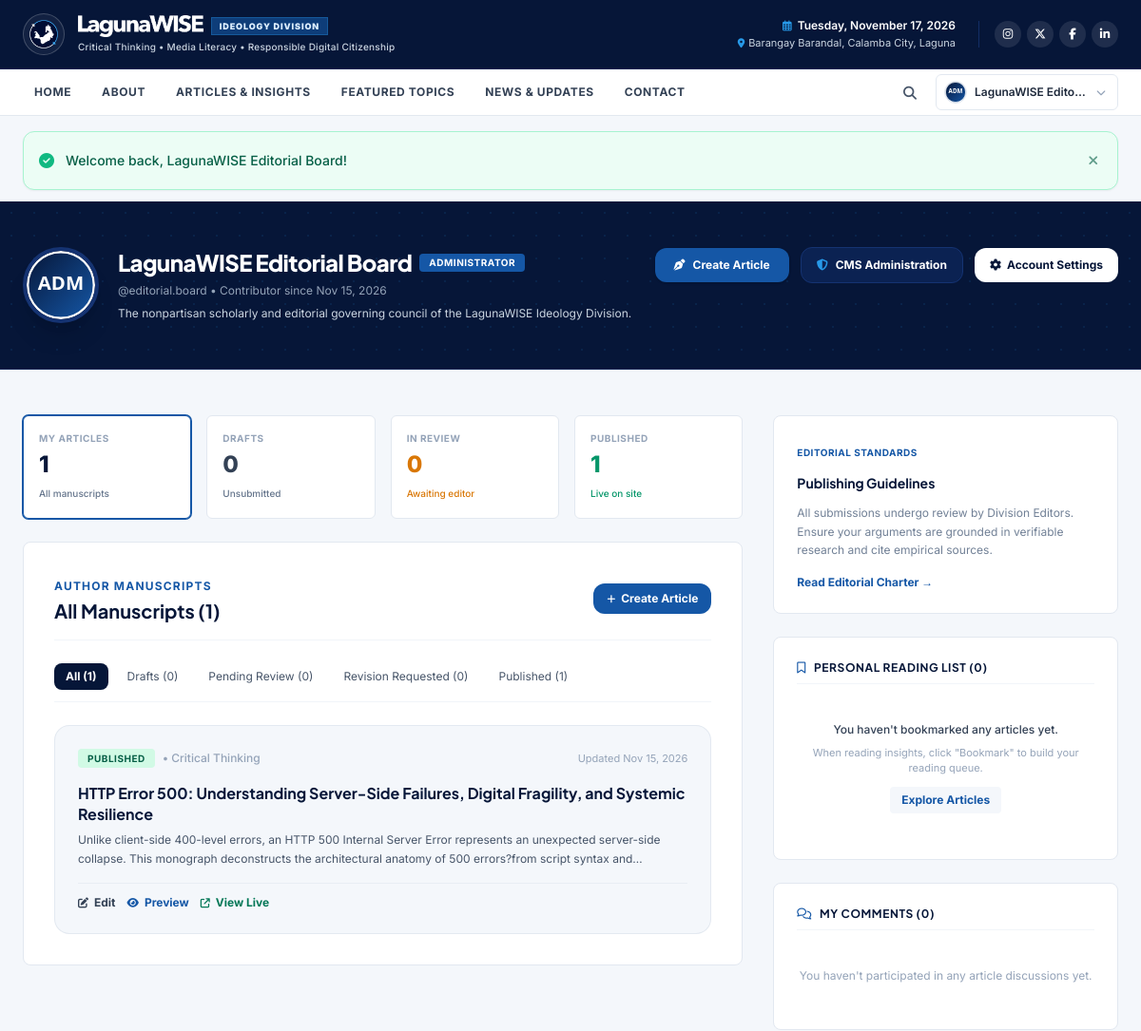
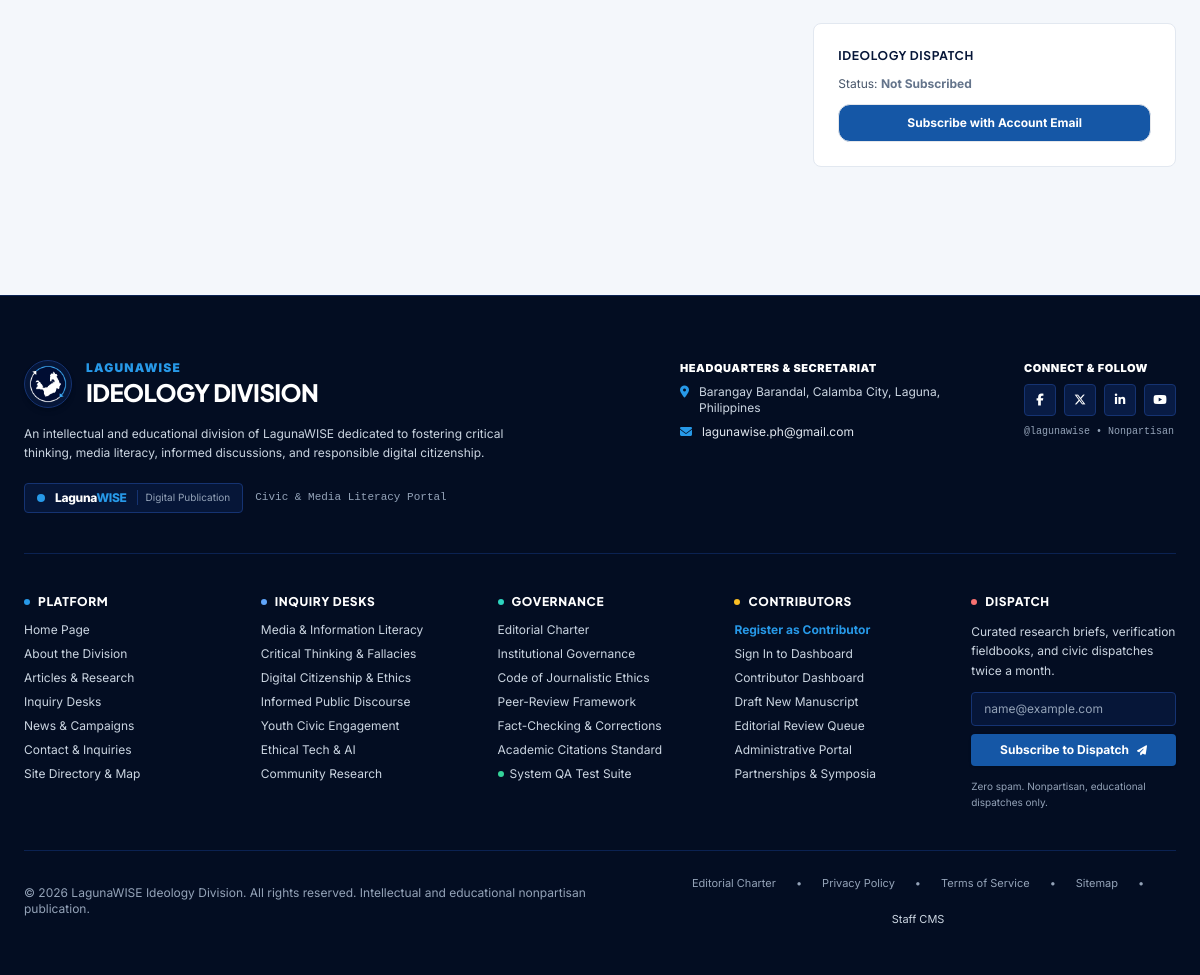
/pages/dashboard.php (signed in), run on the app's committed database (2 pictures, top to bottom).
### tables this page shows
CREATE TABLE `users` (
    `id` INT UNSIGNED AUTO_INCREMENT PRIMARY KEY,
    `name` VARCHAR(100) NOT NULL,
    `username` VARCHAR(50) NOT NULL UNIQUE,
    `email` VARCHAR(150) NOT NULL UNIQUE,
    `password_hash` VARCHAR(255) NOT NULL,
    `bio` TEXT NULL,
    `avatar` VARCHAR(255) NULL DEFAULT 'assets/images/default-avatar.svg',
    `status` ENUM('active', 'inactive', 'suspended') NOT NULL DEFAULT 'active',
    `must_change_password` TINYINT(1) NOT NULL DEFAULT 0,
    `last_login_at` DATETIME NULL,
    `created_at` TIMESTAMP DEFAULT CURRENT_TIMESTAMP,
    `updated_at` TIMESTAMP DEFAULT CURRENT_TIMESTAMP ON UPDATE CURRENT_TIMESTAMP,
    INDEX `idx_users_email` (`email`),
    INDEX `idx_users_username` (`username`),
    INDEX `idx_users_status` (`status`)
);

CREATE TABLE `articles` (
    `id` INT UNSIGNED AUTO_INCREMENT PRIMARY KEY,
    `author_id` INT UNSIGNED NOT NULL,
    `title` VARCHAR(255) NOT NULL,
    `slug` VARCHAR(255) NOT NULL UNIQUE,
    `subtitle` VARCHAR(255) NULL,
    `excerpt` TEXT NOT NULL,
    `content` MEDIUMTEXT NOT NULL,
    `references_sources` TEXT NULL,
    `tags` VARCHAR(255) NULL,
    `cover_image` VARCHAR(255) NULL,
    `reading_time` INT UNSIGNED NOT NULL DEFAULT 5,
    `status` ENUM('draft', 'pending_review', 'revision_requested', 'approved', 'published', 'archived') NOT NULL DEFAULT 'draft',
    `views_count` INT UNSIGNED NOT NULL DEFAULT 0,
    `is_featured` TINYINT(1) NOT NULL DEFAULT 0,
    `published_at` DATETIME NULL,
    `created_at` TIMESTAMP DEFAULT CURRENT_TIMESTAMP,
    `updated_at` TIMESTAMP DEFAULT CURRENT_TIMESTAMP ON UPDATE CURRENT_TIMESTAMP,
    INDEX `idx_articles_author` (`author_id`),
    INDEX `idx_articles_status` (`status`),
    INDEX `idx_articles_published` (`published_at`),
    INDEX `idx_articles_slug` (`slug`),
    INDEX `idx_articles_featured` (`is_featured`),
    CONSTRAINT `fk_articles_author` FOREIGN KEY (`author_id`) REFERENCES `users` (`id`) ON DELETE RESTRICT
);

### pages/dashboard.php (the view, shortened to what the rows shown need)
<?php
require_login();
$user = current_user();
$db = Database::getConnection();
$statusFilter = trim($_GET['status'] ?? 'all');
$userId = (int)$user['id'];
$countsStmt = $db->prepare("
    SELECT
        COUNT(*) AS total,
        SUM(CASE WHEN status = 'draft' THEN 1 ELSE 0 END) AS drafts,
        SUM(CASE WHEN status = 'pending_review' THEN 1 ELSE 0 END) AS pending,
        SUM(CASE WHEN status = 'revision_requested' THEN 1 ELSE 0 END) AS revisions,
        SUM(CASE WHEN status = 'published' THEN 1 ELSE 0 END) AS published
    FROM articles
    WHERE author_id = ?
");
$countsStmt->execute([$userId]);
$metrics = $countsStmt->fetch() ?: [];
$totalCount = (int)($metrics['total'] ?? 0);
$draftsCount = (int)($metrics['drafts'] ?? 0);
$pendingCount = (int)($metrics['pending'] ?? 0);
$revisionsCount = (int)($metrics['revisions'] ?? 0);
$publishedCount = (int)($metrics['published'] ?? 0);
$whereSql = "a.author_id = ?";
$params = [$userId];
$artQuery = "
    SELECT a.*,
           (SELECT c.name FROM categories c JOIN article_categories ac ON c.id = ac.category_id WHERE ac.article_id = a.id LIMIT 1) AS category_name,
           (SELECT feedback FROM editorial_reviews er WHERE er.article_id = a.id ORDER BY er.created_at DESC LIMIT 1) AS latest_feedback
    FROM articles a
    WHERE {$whereSql}
    ORDER BY a.updated_at DESC
";
$artStmt = $db->prepare($artQuery);
$artStmt->execute($params);
$myArticles = $artStmt->fetchAll();
require_once dirname(__DIR__) . '/includes/header.php';
?>
<section class="bg-navy-900 text-white py-12 border-b border-navy-800 relative overflow-hidden">
    <div class="max-w-7xl mx-auto px-4 sm:px-6 relative z-10">
        <div class="flex flex-col md:flex-row items-center md:items-start justify-between gap-6">
            <div class="flex flex-col sm:flex-row items-center gap-5 text-center sm:text-left">
                <img src="<?= asset($user['avatar'] ?? 'assets/images/default-avatar.svg') ?>"
                     alt="<?= e($user['name']) ?>"
                     class="w-20 h-20 rounded-full object-cover border-4 border-navy-700 shadow-xl shrink-0">
                <div class="space-y-1.5">
                    <div class="flex flex-wrap items-center justify-center sm:justify-start gap-2">
                        <h1 class="text-2xl font-extrabold text-white tracking-tight"><?= e($user['name']) ?></h1>
                        <span class="px-2.5 py-0.5 rounded text-[10px] font-bold bg-lwblue text-white uppercase tracking-wider">
                            <?= e(ucfirst(str_replace('_', ' ', $user['primary_role']))) ?>
                        </span>
                    </div>
                    <p class="text-xs text-slate-400">@<?= e($user['username']) ?> • Contributor since <?= e(format_date($user['created_at'])) ?></p>
                    <p class="text-xs text-slate-300 max-w-xl leading-relaxed">
                        <?= e($user['bio'] ?? 'Registered contributor and active intellectual participant at the LagunaWISE Ideology Division.') ?>
                    </p>
                </div>
            </div>
        </div>
    </div>
</section>
<section class="py-12 bg-surface">
    <div class="max-w-7xl mx-auto px-4 sm:px-6">
        <div class="grid grid-cols-1 lg:grid-cols-12 gap-8 items-start">
            <div class="lg:col-span-8 space-y-6">
                <div class="bg-white p-6 sm:p-8 rounded-lg border border-slate-200 shadow-xs space-y-6">
                    <div class="flex flex-col sm:flex-row sm:items-center justify-between gap-4 pb-4 border-b border-slate-100">
                        <div>
                            <h2 class="text-xl font-bold text-navy-900 mt-0.5">
                                <?= match($statusFilter) {
                                    'draft' => "Draft Articles ({$draftsCount})",
                                    'pending_review' => "Pending Editorial Review ({$pendingCount})",
                                    'revision_requested' => "Revision Requested ({$revisionsCount})",
                                    'published' => "Published Articles ({$publishedCount})",
                                    default => "All Manuscripts ({$totalCount})"
                                } ?>
                            </h2>
                        </div>
                    </div>
                    <?php if (empty($myArticles)): ?>
                        <div class="py-12 text-center max-w-md mx-auto space-y-4">
                            <div class="w-14 h-14 rounded-2xl bg-blue-50 text-lwblue flex items-center justify-center text-xl mx-auto">
                                <i class="fa-solid fa-file-circle-plus"></i>
                            </div>
                            <div class="space-y-1">
                                <p class="text-base font-bold text-navy-900">
                                    <?= $totalCount === 0 ? "You haven't created any articles yet." : "No articles found under this status filter." ?>
                                </p>
                                <p class="text-xs text-editorial-muted leading-relaxed">
                                    <?= $totalCount === 0 ? "Begin your contribution to the LagunaWISE Ideology Division by drafting a new monograph or research essay." : "Select another status tab to inspect your other manuscripts." ?>
                                </p>
                            </div>
                            <div class="pt-2">
                                <a href="<?= url('admin/article-create.php') ?>"
                                   class="inline-flex items-center gap-2 px-5 py-2.5 bg-lwblue text-white rounded-xl text-xs font-bold hover:bg-lwblue-hover transition shadow">
                                    <i class="fa-solid fa-pen-nib text-xs"></i>
                                    <span>Create Your First Article</span>
                                </a>
                            </div>
                        </div>
                    <?php else: ?>
                        <div class="space-y-4">
                            <?php foreach ($myArticles as $art): ?>
                                <div class="bg-surface p-5 sm:p-6 rounded-2xl border border-slate-200/90 shadow-xs space-y-4 hover:border-slate-300 transition">
                                    <div class="flex flex-wrap items-center justify-between gap-2 text-xs">
                                        <div class="flex items-center gap-2">
                                            <span class="px-2.5 py-0.5 rounded text-[10px] font-bold uppercase tracking-wider
                                                <?= match($art['status']) {
                                                    'published' => 'bg-emerald-100 text-emerald-800',
                                                    'pending_review' => 'bg-amber-100 text-amber-800',
                                                    'revision_requested' => 'bg-rose-100 text-rose-800',
                                                    default => 'bg-slate-200 text-slate-700'
                                                } ?>">
                                                <?= e(str_replace('_', ' ', $art['status'])) ?>
                                            </span>
                                            <?php if (!empty($art['category_name'])): ?>
                                                <span class="text-slate-400 font-medium">• <?= e($art['category_name']) ?></span>
                                            <?php endif; ?>
                                        </div>
                                        <span class="text-slate-400 text-[11px]">
                                            Updated <?= e(format_date($art['updated_at'] ?? $art['created_at'])) ?>
                                        </span>
                                    </div>
                                    <div>
                                        <h3 class="text-base font-bold text-navy-900 leading-snug">
                                            <a href="<?= url('pages/article-preview.php?id=' . (int)$art['id']) ?>" class="hover:text-lwblue transition">
                                                <?= e($art['title']) ?>
                                            </a>
                                        </h3>
                                        <p class="text-xs text-slate-600 line-clamp-2 leading-relaxed mt-1.5">
                                            <?= e($art['excerpt']) ?>
                                        </p>
                                    </div>
                                    <div class="pt-3 border-t border-slate-200/60 flex flex-wrap items-center justify-between gap-3 text-xs font-bold">
                                        <div class="flex items-center gap-3">
                                            <a href="<?= url('admin/article-edit.php?id=' . (int)$art['id']) ?>"
                                               class="text-slate-700 hover:text-navy-900 flex items-center gap-1.5">
                                                <i class="fa-solid fa-pen-to-square text-[11px]"></i>
                                                <span>Edit</span>
                                            </a>
                                            <a href="<?= url('pages/article-preview.php?id=' . (int)$art['id']) ?>"
                                               class="text-lwblue hover:underline flex items-center gap-1.5">
                                                <i class="fa-solid fa-eye text-[11px]"></i>
                                                <span>Preview</span>
                                            </a>
                                            <?php if ($art['status'] === 'published'): ?>
                                                <a href="<?= url('pages/article.php?slug=' . urlencode($art['slug'])) ?>"
                                                   class="text-emerald-700 hover:underline flex items-center gap-1.5">
                                                    <i class="fa-solid fa-arrow-up-right-from-square text-[10px]"></i>
                                                    <span>View Live</span>
                                                </a>
                                            <?php endif; ?>
                                        </div>
                                    </div>
                                </div>
                            <?php endforeach; ?>
                        </div>
                    <?php endif; ?>
                </div>
            </div>
        </div>
    </div>
</section>
<?php require_once dirname(__DIR__) . '/includes/footer.php'; ?>

### includes/header.php (shortened to what the rows shown need)
<?php
$currentUser = current_user();
?>
<!DOCTYPE html>
<html lang="en" class="scroll-smooth">
<head>
    <link rel="stylesheet" href="https://cdnjs.cloudflare.com/ajax/libs/font-awesome/6.4.2/css/all.min.css" />
    <script src="https://cdn.tailwindcss.com"></script>
</head>
<body class="min-h-screen flex flex-col antialiased selection:bg-lwblue-ice selection:text-navy-900">
    <nav class="sticky top-0 z-40 bg-white/95 backdrop-blur-md border-b border-slate-200 shadow-xs" aria-label="Primary Editorial Desks Navigation">
        <div class="max-w-7xl mx-auto px-4 sm:px-6">
            <div class="flex justify-between items-center h-12 sm:h-13">
                <div class="flex items-center space-x-2 sm:space-x-3">
                    <?php if ($currentUser): ?>
                        <div class="relative" id="userMenuWrapper">
                            <button type="button"
                                    id="userMenuButton"
                                    aria-expanded="false"
                                    aria-haspopup="true"
                                    class="flex items-center gap-2 pl-2 pr-3 py-1.5 rounded-md border border-slate-200 hover:border-slate-300 bg-white transition focus:outline-hidden focus:ring-2 focus:ring-lwblue">
                                <img src="<?= asset($currentUser['avatar'] ?? 'assets/images/default-avatar.svg') ?>"
                                     alt="<?= e($currentUser['name']) ?>"
                                     class="w-6 h-6 rounded-full object-cover border border-slate-200">
                                <span class="text-xs font-semibold text-slate-800 hidden sm:inline max-w-[120px] truncate">
                                    <?= e($currentUser['name']) ?>
                                </span>
                                <i class="fa-solid fa-chevron-down text-[10px] text-slate-400"></i>
                            </button>
                        </div>
                    <?php endif; ?>
                </div>
            </div>
        </div>
    </nav>
    <main class="flex-grow">

### data on the page
users: avatar (picture), name "LagunaWISE Edito…", name "LagunaWISE Editorial Board", username "editorial.board", created_at "Nov 15, 2026", bio "The nonpartisan scholarly and editorial governing council of the LagunaWISE Ideology Division."
articles: status "PUBLISHED", category_name "Critical Thinking", updated_at "Nov 15, 2026", title "HTTP Error 500: Understanding Server-Side Failures, Digital Fragility, and Systemic Resilience", excerpt "Unlike client-side 400-level errors, an HTTP 500 Internal Server Error represents an unexpected server-side collapse. This monograph deconstructs the architectural anatomy of 500 errors?from script syntax…"

### other printed values
$msg['message'] "Welcome back, LagunaWISE Editorial Board!"
str_replace('_', ' ', $user['primary_role']) "ADMINISTRATOR"
$totalCount "1"
$draftsCount "0"
$pendingCount "0"
$publishedCount "1"
$revisionsCount "0"
count($bookmarkedArticles) "0"
count($myComments) "0"
get_setting('contact_email', 'lagunawise.ph@gmail.com') "lagunawise.ph@gmail.com"
